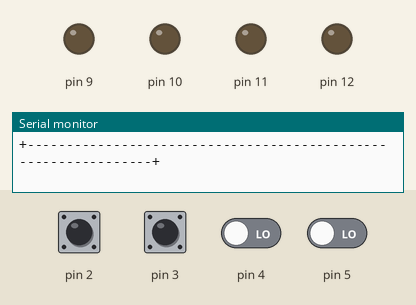
The sketch below on a simulated Arduino Uno, built with avr-gcc and run on an emulated ATmega328P. Shown: output pins drawn as LEDs (lit = HIGH), the last lines printed to the serial monitor. The test bench sets the inputs (shaded band); at power-on: pin 2–5 LOW. Random numbers use the default seed unless the sketch sets one.

Above: at 1.5 s.
1.6 s: pin 2 driven HIGH
At 2.4 s:
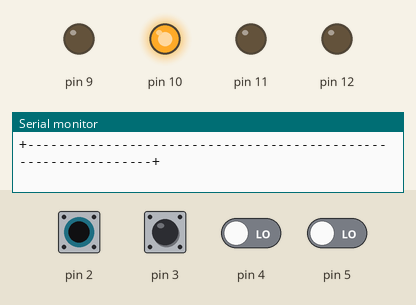
4.6 s: pin 2 pulsed LOW 5 times (0.12 s each, 0.3 s apart)
At 7.2 s:
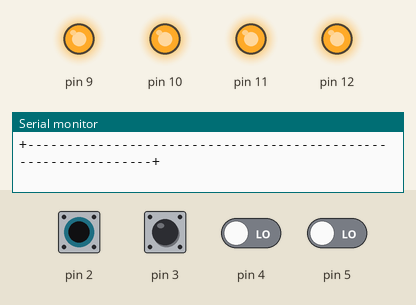
9.1 s: pin 3 pulsed HIGH 5 times (0.12 s each, 0.3 s apart)
At 13.2 s:
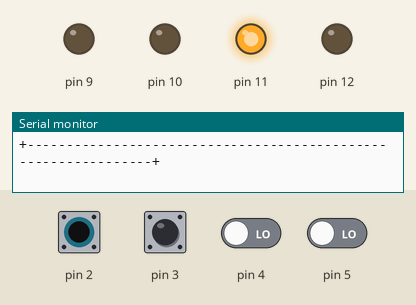
13.6 s: pin 2 driven LOW
16.6 s: pin 3 driven HIGH
At 17.4 s:
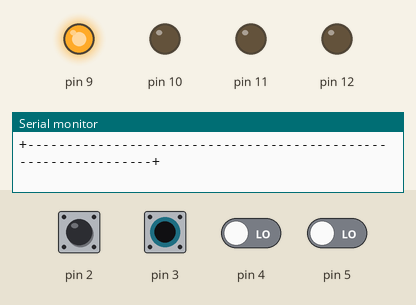
Timing chart, 0 to 20.6 s (numbered marks = the images above; inputs shaded):
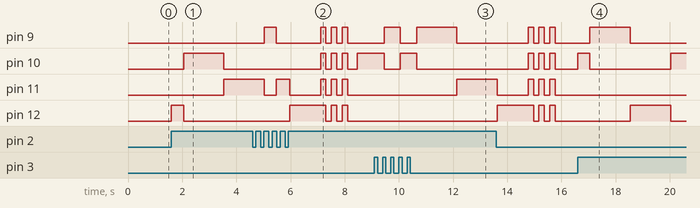

Measured:
- after the input at 1.6 s, pin 10: LOW → HIGH after 0.45 s, → LOW 1.5 s later; pin 11: LOW → HIGH after 1.9 s; pin 12: LOW → HIGH at once, → LOW 0.45 s later
- after the input at 4.6 s, pin 10: LOW → HIGH after 2.5 s, then repeats every 0.40 s: LOW 0.20 s, HIGH 0.20 s
- after the input at 9.1 s, pin 11: LOW → HIGH after 3.0 s
- after the input at 16.6 s, pin 9: LOW → HIGH after 0.45 s, → LOW 1.5 s later; pin 10: LOW → HIGH at once, → LOW 0.45 s later, → HIGH 3.0 s later; pin 12: LOW → HIGH after 1.9 s, → LOW 1.5 s later

The sketch:

ButtonHero.ino
```cpp
int ledDelay; // LED timeout
int score; // points you get
byte currentLed; // the one that is lit up right now
boolean started; // Are you playing the game?
boolean needNewLed = true; // we need a new LED
byte health = 6; // health remaining
boolean updateScreen=true; // do we need to update the screen?
boolean lostHealth=false; // do we need to subtract one from the health?

int val2,val3,val4,val5;                        // variable for reading the pin status
int buttonState2,buttonState3,buttonState4,buttonState5;                // variable to hold the last button state


void setup() {
  // mode the pins
  pinMode(2,INPUT);
  pinMode(3,INPUT);
  pinMode(4,INPUT);
  pinMode(5,INPUT);
  pinMode(9,OUTPUT);
  pinMode(10,OUTPUT);
  pinMode(11,OUTPUT);
  pinMode(12,OUTPUT);
  // for showing the score
  Serial.begin(9600);
  Serial.println("+---------------------------------------------------------------+");
  Serial.println("|Welcome to ButtonHero!                                         |");
  Serial.println("|When a light lights up, press the corrisponding button.        |");
  Serial.println("|You lose points by being too slow or pressing the wrong button.|");
  Serial.println("|Press any button to start...                                   |");
  Serial.print("+---------------------------------------------------------------+");
}

void loop() {
  //
  if (digitalRead(2)==HIGH || digitalRead(3)==HIGH || digitalRead(4)==HIGH || digitalRead(5)==HIGH){
    started=true; //start the game if any button is pressed
  }
  if (started==true){
    if (needNewLed ==true){ //we need another LED
      digitalWrite(currentLed, LOW); // turn off the old one
      byte randomLed = random(9,13); // pick a random LED
      while(currentLed == randomLed){ //make sure it's not the same as the last one
        randomLed = random(9,13);
      }
      currentLed = randomLed;
      digitalWrite(currentLed, HIGH); //light up the new LED
      delay(100); //wait a little bit
      needNewLed = false;
    }

    val2 = digitalRead(2);      // read input value and store it in val
    val3 = digitalRead(3);      // read input value and store it in val
    val4 = digitalRead(4);      // read input value and store it in val
    val5 = digitalRead(5);      // read input value and store it in val

    if (val2 != buttonState2 && val2 == HIGH || val3 != buttonState3 && val3 == HIGH || val4 != buttonState4 && val4 == HIGH || val5 != buttonState5 && val5 == HIGH) {          // the button state has changed!
      if (currentLed == 9 && digitalRead(5) == HIGH){ // did they hit the right button?
        score++;
        needNewLed = true;
        ledDelay = 0;
        updateScreen=true;
      }
      else if (currentLed == 10 && digitalRead(4) == HIGH){ // did they hit the right button?
        score++;
        needNewLed = true;
        ledDelay = 0;
        updateScreen=true;
      }
      else if (currentLed == 11 && digitalRead(3) == HIGH){ // did they hit the right button?
        score++;
        needNewLed = true;
        ledDelay = 0;
        updateScreen=true;
      }
      else if (currentLed == 12 && digitalRead(2) == HIGH){ // did they hit the right button?
        score++;
        needNewLed = true;
        ledDelay = 0;
        updateScreen=true;
      }
      else if (digitalRead(2)==HIGH || digitalRead(3)==HIGH || digitalRead(4)==HIGH || digitalRead(5)==HIGH) { // did they hit the wrong button?
        loseHealth();
        lostHealth=true;
      }
    }
    else { // they didnt press anything
      ledDelay++;
      delay(1);
    }

    buttonState2 = val2;                 // save the new state in our variable
    buttonState3 = val3;                 // save the new state in our variable
    buttonState4 = val4;                 // save the new state in our variable
    buttonState5 = val5;                 // save the new state in our variable

    // did the LED reach the timeout threshold?
    if (score <= 10){
      if(ledDelay == 1000){
        loseHealth();
        lostHealth=true;
      }
    }
    else if (score <= 15){
      if(ledDelay == 800){
        loseHealth();
        lostHealth=true;
      }
    }
    else if (score <= 20){
      if(ledDelay == 600){
        loseHealth();
        lostHealth=true;
      }
    }
    else if (score <= 25){
      if(ledDelay == 400){
        loseHealth();
        lostHealth=true;
      }
    }
    else if (score <= 30){
      if(ledDelay == 200){
        loseHealth();
        lostHealth=true;
      }
    }
    else if (score > 30){
      if(ledDelay == (220-score)){
        loseHealth();
        lostHealth=true;
      }
    }

    // update the display
    if(updateScreen==true){
      Serial.println(' ');
      Serial.println("+---------------------------------------------------------------+");
      Serial.println("|                                                               |");
      Serial.print("| Score: ");
      Serial.print(score);
      if(score<10){
        Serial.println("                                                      |");
      }
      else if(score<100){
        Serial.println("                                                     |");
      }
      else if(score<1000){
        Serial.println("                                                    |");
      }

      if(health==6){
        health=5;
      }

      if(health==5){
        Serial.println("| Lives: <3 <3 <3 <3 <3                                         |");
        Serial.println("|                                                               |");
      }
      else if(health==4){
        Serial.println("| Lives: <3 <3 <3 <3                                            |");
        Serial.println("|                                                               |");
      }
      else if(health==3){
        Serial.println("| Lives: <3 <3 <3                                               |");
        Serial.println("|                                                               |");
      }
      else if(health==2){
        Serial.println("| Lives: <3 <3                                                  |");
        Serial.println("|                                                               |");
      }
      else if(health==1){
        Serial.println("| Lives: <3                                                     |");
        Serial.println("|                                                               |");
      }
      else if(health==0){
        Serial.println("| Lives:                                                        |");
        Serial.println("|                          YOU LOSE!                            |");
        health = 6;
        score = 0;
      }
      Serial.print("+---------------------------------------------------------------+");
      updateScreen=false;
    }
  }
  lostHealth=false;
}

// subtract one health
void loseHealth(){
  if(lostHealth==false){
    health--;
    updateScreen=true;
    needNewLed=true;
    ledDelay = 0;
    if(health <= 0){ // did they lose the game?
      started=false;
      updateScreen=true;
      // blink 3 times
      digitalWrite(9,HIGH);
      digitalWrite(10,HIGH);
      digitalWrite(11,HIGH);
      digitalWrite(12,HIGH);
      delay(200);
      digitalWrite(9,LOW);
      digitalWrite(10,LOW);
      digitalWrite(11,LOW);
      digitalWrite(12,LOW);
      delay(200);
      digitalWrite(9,HIGH);
      digitalWrite(10,HIGH);
      digitalWrite(11,HIGH);
      digitalWrite(12,HIGH);
      delay(200);
      digitalWrite(9,LOW);
      digitalWrite(10,LOW);
      digitalWrite(11,LOW);
      digitalWrite(12,LOW);
      delay(200);
      digitalWrite(9,HIGH);
      digitalWrite(10,HIGH);
      digitalWrite(11,HIGH);
      digitalWrite(12,HIGH);
      delay(200);
      digitalWrite(9,LOW);
      digitalWrite(10,LOW);
      digitalWrite(11,LOW);
      digitalWrite(12,LOW);
    }
  }
}
```
